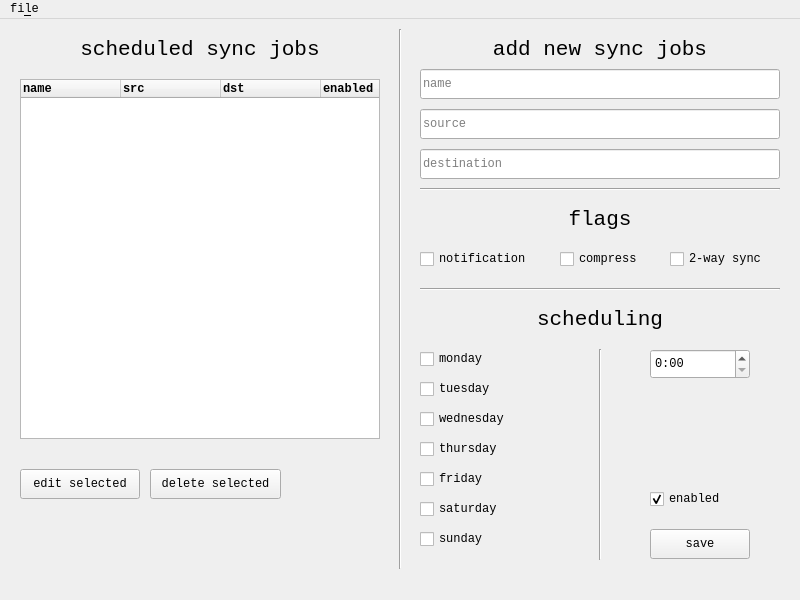
<?xml version="1.0" encoding="UTF-8"?>
<ui version="4.0">
 <class>MainWindow</class>
 <widget class="QMainWindow" name="MainWindow">
  <property name="geometry">
   <rect>
    <x>0</x>
    <y>0</y>
    <width>800</width>
    <height>600</height>
   </rect>
  </property>
  <property name="sizePolicy">
   <sizepolicy hsizetype="Fixed" vsizetype="Fixed">
    <horstretch>0</horstretch>
    <verstretch>0</verstretch>
   </sizepolicy>
  </property>
  <property name="minimumSize">
   <size>
    <width>800</width>
    <height>600</height>
   </size>
  </property>
  <property name="maximumSize">
   <size>
    <width>800</width>
    <height>600</height>
   </size>
  </property>
  <property name="font">
   <font>
    <family>Monospace</family>
   </font>
  </property>
  <property name="windowTitle">
   <string>pyserversync</string>
  </property>
  <widget class="QWidget" name="centralwidget">
   <widget class="Line" name="line">
    <property name="geometry">
     <rect>
      <x>390</x>
      <y>10</y>
      <width>20</width>
      <height>540</height>
     </rect>
    </property>
    <property name="orientation">
     <enum>Qt::Orientation::Vertical</enum>
    </property>
   </widget>
   <widget class="QLabel" name="label">
    <property name="geometry">
     <rect>
      <x>0</x>
      <y>0</y>
      <width>400</width>
      <height>60</height>
     </rect>
    </property>
    <property name="font">
     <font>
      <family>Monospace</family>
      <pointsize>16</pointsize>
     </font>
    </property>
    <property name="text">
     <string>scheduled sync jobs</string>
    </property>
    <property name="alignment">
     <set>Qt::AlignmentFlag::AlignCenter</set>
    </property>
   </widget>
   <widget class="QLabel" name="label_2">
    <property name="geometry">
     <rect>
      <x>400</x>
      <y>0</y>
      <width>400</width>
      <height>60</height>
     </rect>
    </property>
    <property name="font">
     <font>
      <family>Monospace</family>
      <pointsize>16</pointsize>
     </font>
    </property>
    <property name="text">
     <string>add new sync jobs</string>
    </property>
    <property name="alignment">
     <set>Qt::AlignmentFlag::AlignCenter</set>
    </property>
   </widget>
   <widget class="QTableWidget" name="scheduled_jobs_table">
    <property name="geometry">
     <rect>
      <x>20</x>
      <y>60</y>
      <width>360</width>
      <height>360</height>
     </rect>
    </property>
    <property name="sizePolicy">
     <sizepolicy hsizetype="Fixed" vsizetype="Fixed">
      <horstretch>0</horstretch>
      <verstretch>0</verstretch>
     </sizepolicy>
    </property>
    <property name="minimumSize">
     <size>
      <width>360</width>
      <height>360</height>
     </size>
    </property>
    <property name="maximumSize">
     <size>
      <width>360</width>
      <height>360</height>
     </size>
    </property>
    <property name="verticalScrollBarPolicy">
     <enum>Qt::ScrollBarPolicy::ScrollBarAsNeeded</enum>
    </property>
    <property name="horizontalScrollBarPolicy">
     <enum>Qt::ScrollBarPolicy::ScrollBarAlwaysOff</enum>
    </property>
    <property name="sizeAdjustPolicy">
     <enum>QAbstractScrollArea::SizeAdjustPolicy::AdjustIgnored</enum>
    </property>
    <column>
     <property name="text">
      <string>name</string>
     </property>
     <property name="toolTip">
      <string notr="true"/>
     </property>
     <property name="whatsThis">
      <string notr="true"/>
     </property>
     <property name="font">
      <font>
       <bold>true</bold>
       <kerning>false</kerning>
      </font>
     </property>
     <property name="textAlignment">
      <set>AlignLeading|AlignVCenter</set>
     </property>
    </column>
    <column>
     <property name="text">
      <string>src</string>
     </property>
     <property name="font">
      <font>
       <bold>true</bold>
      </font>
     </property>
     <property name="textAlignment">
      <set>AlignLeading|AlignVCenter</set>
     </property>
    </column>
    <column>
     <property name="text">
      <string>dst</string>
     </property>
     <property name="font">
      <font>
       <bold>true</bold>
      </font>
     </property>
     <property name="textAlignment">
      <set>AlignLeading|AlignVCenter</set>
     </property>
    </column>
    <column>
     <property name="text">
      <string>enabled</string>
     </property>
     <property name="font">
      <font>
       <bold>true</bold>
      </font>
     </property>
     <property name="textAlignment">
      <set>AlignLeading|AlignVCenter</set>
     </property>
    </column>
   </widget>
   <widget class="QLineEdit" name="sync_src_lineedit">
    <property name="geometry">
     <rect>
      <x>420</x>
      <y>90</y>
      <width>360</width>
      <height>30</height>
     </rect>
    </property>
    <property name="font">
     <font>
      <family>Monospace</family>
     </font>
    </property>
    <property name="toolTip">
     <string>&lt;html&gt;&lt;head/&gt;&lt;body&gt;&lt;p&gt;a directory on your local machine&lt;/p&gt;&lt;/body&gt;&lt;/html&gt;</string>
    </property>
    <property name="whatsThis">
     <string>&lt;html&gt;&lt;head/&gt;&lt;body&gt;&lt;p&gt;a directory on your local machine&lt;/p&gt;&lt;/body&gt;&lt;/html&gt;</string>
    </property>
    <property name="text">
     <string/>
    </property>
    <property name="placeholderText">
     <string notr="true">source</string>
    </property>
   </widget>
   <widget class="QLineEdit" name="sync_dst_lineedit">
    <property name="geometry">
     <rect>
      <x>420</x>
      <y>130</y>
      <width>360</width>
      <height>30</height>
     </rect>
    </property>
    <property name="font">
     <font>
      <family>Monospace</family>
     </font>
    </property>
    <property name="toolTip">
     <string>&lt;html&gt;&lt;head/&gt;&lt;body&gt;&lt;p&gt;a directory on your remote machine&lt;/p&gt;&lt;/body&gt;&lt;/html&gt;</string>
    </property>
    <property name="whatsThis">
     <string>&lt;html&gt;&lt;head/&gt;&lt;body&gt;&lt;p&gt;a directory on your remote machine&lt;/p&gt;&lt;/body&gt;&lt;/html&gt;</string>
    </property>
    <property name="text">
     <string/>
    </property>
    <property name="placeholderText">
     <string notr="true" comment="eg: user@remote:/dir/subdir" extracomment="eg: user@remote:/dir/subdir">destination</string>
    </property>
   </widget>
   <widget class="Line" name="line_2">
    <property name="geometry">
     <rect>
      <x>420</x>
      <y>160</y>
      <width>360</width>
      <height>20</height>
     </rect>
    </property>
    <property name="orientation">
     <enum>Qt::Orientation::Horizontal</enum>
    </property>
   </widget>
   <widget class="QCheckBox" name="notification_cb">
    <property name="geometry">
     <rect>
      <x>420</x>
      <y>230</y>
      <width>120</width>
      <height>20</height>
     </rect>
    </property>
    <property name="text">
     <string>notification</string>
    </property>
   </widget>
   <widget class="QCheckBox" name="mon_cb">
    <property name="geometry">
     <rect>
      <x>420</x>
      <y>330</y>
      <width>110</width>
      <height>20</height>
     </rect>
    </property>
    <property name="text">
     <string>monday</string>
    </property>
   </widget>
   <widget class="QCheckBox" name="twoway_cb">
    <property name="geometry">
     <rect>
      <x>670</x>
      <y>230</y>
      <width>110</width>
      <height>20</height>
     </rect>
    </property>
    <property name="text">
     <string>2-way sync</string>
    </property>
   </widget>
   <widget class="QCheckBox" name="tue_cb">
    <property name="geometry">
     <rect>
      <x>420</x>
      <y>360</y>
      <width>110</width>
      <height>20</height>
     </rect>
    </property>
    <property name="text">
     <string>tuesday</string>
    </property>
   </widget>
   <widget class="QCheckBox" name="compression_cb">
    <property name="geometry">
     <rect>
      <x>560</x>
      <y>230</y>
      <width>110</width>
      <height>20</height>
     </rect>
    </property>
    <property name="text">
     <string>compress</string>
    </property>
   </widget>
   <widget class="Line" name="line_3">
    <property name="geometry">
     <rect>
      <x>420</x>
      <y>260</y>
      <width>360</width>
      <height>20</height>
     </rect>
    </property>
    <property name="orientation">
     <enum>Qt::Orientation::Horizontal</enum>
    </property>
   </widget>
   <widget class="QLabel" name="label_3">
    <property name="geometry">
     <rect>
      <x>400</x>
      <y>170</y>
      <width>400</width>
      <height>60</height>
     </rect>
    </property>
    <property name="font">
     <font>
      <family>Monospace</family>
      <pointsize>16</pointsize>
     </font>
    </property>
    <property name="text">
     <string>flags</string>
    </property>
    <property name="alignment">
     <set>Qt::AlignmentFlag::AlignCenter</set>
    </property>
   </widget>
   <widget class="QLabel" name="label_4">
    <property name="geometry">
     <rect>
      <x>400</x>
      <y>270</y>
      <width>400</width>
      <height>60</height>
     </rect>
    </property>
    <property name="font">
     <font>
      <family>Monospace</family>
      <pointsize>16</pointsize>
     </font>
    </property>
    <property name="text">
     <string>scheduling</string>
    </property>
    <property name="alignment">
     <set>Qt::AlignmentFlag::AlignCenter</set>
    </property>
   </widget>
   <widget class="QCheckBox" name="wed_cb">
    <property name="geometry">
     <rect>
      <x>420</x>
      <y>390</y>
      <width>110</width>
      <height>20</height>
     </rect>
    </property>
    <property name="text">
     <string>wednesday</string>
    </property>
   </widget>
   <widget class="QCheckBox" name="thu_cb">
    <property name="geometry">
     <rect>
      <x>420</x>
      <y>420</y>
      <width>110</width>
      <height>20</height>
     </rect>
    </property>
    <property name="text">
     <string>thursday</string>
    </property>
   </widget>
   <widget class="QCheckBox" name="fri_cb">
    <property name="geometry">
     <rect>
      <x>420</x>
      <y>450</y>
      <width>110</width>
      <height>20</height>
     </rect>
    </property>
    <property name="text">
     <string>friday</string>
    </property>
   </widget>
   <widget class="QCheckBox" name="sat_cb">
    <property name="geometry">
     <rect>
      <x>420</x>
      <y>480</y>
      <width>110</width>
      <height>20</height>
     </rect>
    </property>
    <property name="text">
     <string>saturday</string>
    </property>
   </widget>
   <widget class="QCheckBox" name="sun_cb">
    <property name="geometry">
     <rect>
      <x>420</x>
      <y>510</y>
      <width>110</width>
      <height>20</height>
     </rect>
    </property>
    <property name="text">
     <string>sunday</string>
    </property>
   </widget>
   <widget class="Line" name="line_4">
    <property name="geometry">
     <rect>
      <x>590</x>
      <y>330</y>
      <width>20</width>
      <height>211</height>
     </rect>
    </property>
    <property name="orientation">
     <enum>Qt::Orientation::Vertical</enum>
    </property>
   </widget>
   <widget class="QTimeEdit" name="sync_timeedit">
    <property name="geometry">
     <rect>
      <x>650</x>
      <y>330</y>
      <width>100</width>
      <height>30</height>
     </rect>
    </property>
    <property name="displayFormat">
     <string>h:mm</string>
    </property>
    <property name="timeSpec">
     <enum>Qt::TimeSpec::LocalTime</enum>
    </property>
    <property name="time">
     <time>
      <hour>0</hour>
      <minute>0</minute>
      <second>0</second>
     </time>
    </property>
   </widget>
   <widget class="QPushButton" name="sync_add_btn">
    <property name="geometry">
     <rect>
      <x>650</x>
      <y>510</y>
      <width>100</width>
      <height>30</height>
     </rect>
    </property>
    <property name="text">
     <string>save</string>
    </property>
   </widget>
   <widget class="QLineEdit" name="sync_name_lineedit">
    <property name="geometry">
     <rect>
      <x>420</x>
      <y>50</y>
      <width>360</width>
      <height>30</height>
     </rect>
    </property>
    <property name="font">
     <font>
      <family>Monospace</family>
     </font>
    </property>
    <property name="toolTip">
     <string>&lt;html&gt;&lt;head/&gt;&lt;body&gt;&lt;p&gt;name of the sync&lt;/p&gt;&lt;/body&gt;&lt;/html&gt;</string>
    </property>
    <property name="whatsThis">
     <string>&lt;html&gt;&lt;head/&gt;&lt;body&gt;&lt;p&gt;name of the sync&lt;/p&gt;&lt;/body&gt;&lt;/html&gt;</string>
    </property>
    <property name="text">
     <string/>
    </property>
    <property name="placeholderText">
     <string notr="true" comment="name" extracomment="name">name</string>
    </property>
   </widget>
   <widget class="QPushButton" name="edit_selected_btn">
    <property name="geometry">
     <rect>
      <x>20</x>
      <y>450</y>
      <width>120</width>
      <height>30</height>
     </rect>
    </property>
    <property name="text">
     <string>edit selected</string>
    </property>
   </widget>
   <widget class="QPushButton" name="delete_selected_btn_2">
    <property name="geometry">
     <rect>
      <x>150</x>
      <y>450</y>
      <width>131</width>
      <height>30</height>
     </rect>
    </property>
    <property name="text">
     <string>delete selected</string>
    </property>
   </widget>
   <widget class="QCheckBox" name="enabled_cb">
    <property name="geometry">
     <rect>
      <x>650</x>
      <y>470</y>
      <width>110</width>
      <height>20</height>
     </rect>
    </property>
    <property name="text">
     <string>enabled</string>
    </property>
    <property name="checked">
     <bool>true</bool>
    </property>
   </widget>
  </widget>
  <widget class="QMenuBar" name="menubar">
   <property name="geometry">
    <rect>
     <x>0</x>
     <y>0</y>
     <width>800</width>
     <height>28</height>
    </rect>
   </property>
   <widget class="QMenu" name="menufile">
    <property name="title">
     <string>fi&amp;le</string>
    </property>
    <addaction name="actionimport"/>
    <addaction name="actionexport"/>
   </widget>
   <addaction name="menufile"/>
  </widget>
  <action name="actionimport">
   <property name="text">
    <string>&amp;import</string>
   </property>
  </action>
  <action name="actionexport">
   <property name="text">
    <string>&amp;export</string>
   </property>
  </action>
 </widget>
 <resources/>
 <connections/>
</ui>
